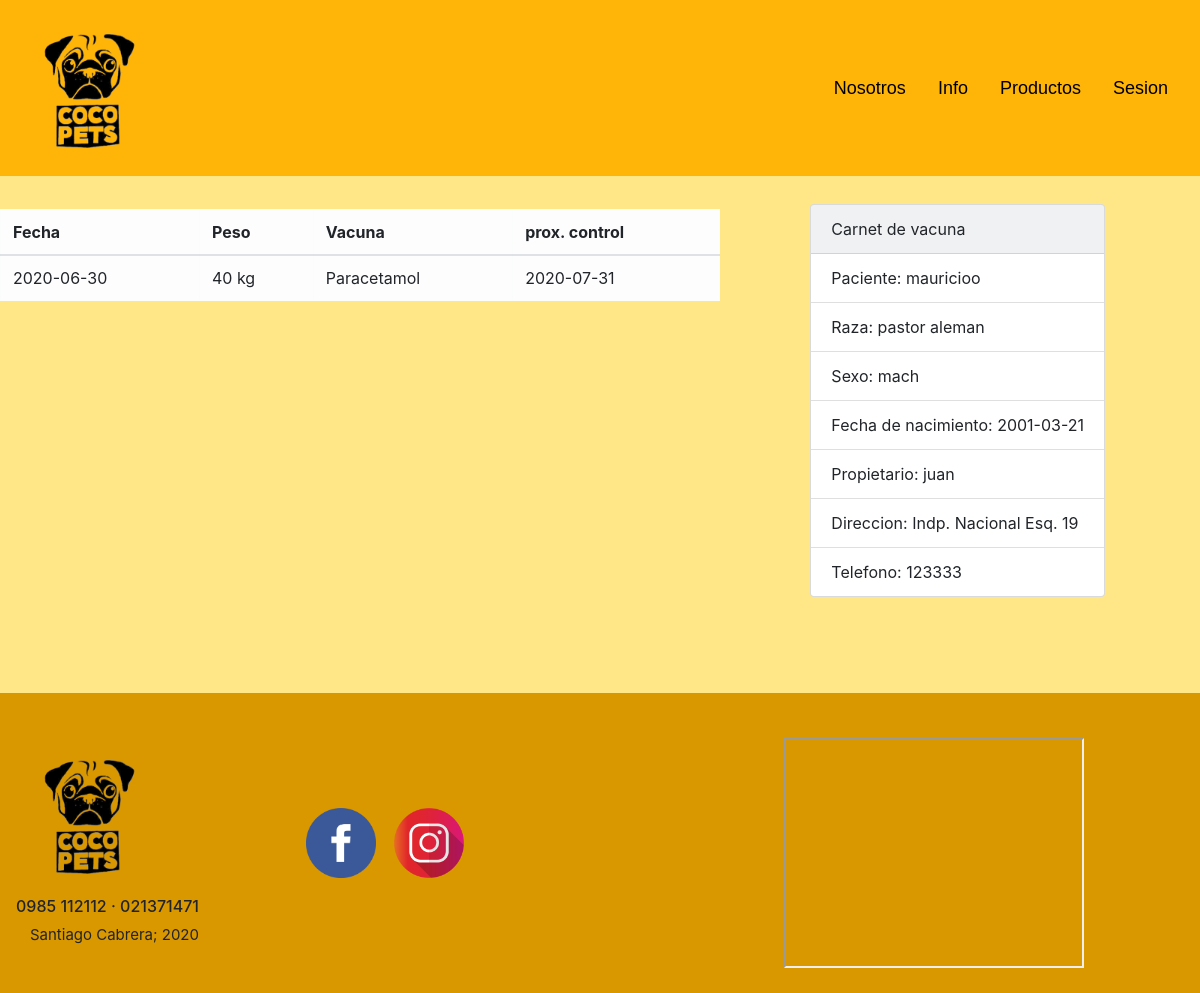
Screenshot of /usuario/iniciousuario.php with the database file from the repository.
### tables this page shows
CREATE TABLE `vacunacion` (
  `codigo` int(11) NOT NULL,
  `fecha` date NOT NULL,
  `peso` varchar(50) NOT NULL,
  `vacuna` varchar(300) NOT NULL,
  `proxcontrol` date NOT NULL,
  `mascotacodigo` int(11) DEFAULT NULL
);

CREATE TABLE `mascota` (
  `codigomascota` int(11) NOT NULL,
  `nombre` varchar(30) NOT NULL,
  `raza` varchar(30) NOT NULL,
  `sexo` varchar(30) NOT NULL,
  `fechanacimiento` date NOT NULL,
  `clientecodigo` int(11) DEFAULT NULL
);

CREATE TABLE `cliente` (
  `codigocliente` int(11) NOT NULL,
  `propietario` varchar(30) NOT NULL,
  `direccion` varchar(50) NOT NULL,
  `telefono` varchar(50) NOT NULL,
  `contrasenac` varchar(100) NOT NULL,
  `usuarioc` varchar(100) NOT NULL
);

### usuario/iniciousuario.php (the view, shortened to what this page needs)
<html lang="en">
<head>
  <link rel="stylesheet" href="https://stackpath.bootstrapcdn.com/bootstrap/4.4.1/css/bootstrap.min.css"
>
  <link rel="stylesheet" href="../estilo/css/headerFooter.css">
  <link rel="stylesheet" href="../estilo/css/producto.css">
</head>
    <?php include '../include/headerusu.php'; ?>
    <?php include '../include/conexion.php';?>
  <body style="background-color: #FFE787;">
    <?php
    $resultado= $bd->query("select * from vacunacion, cliente, mascota ");
        if(mysqli_num_rows($resultado)){
            $row = mysqli_fetch_array($resultado);
            $fecha = $row['fecha'];
            $peso = $row['peso'];
            $vacuna = $row['vacuna'];
            $proxcontrol = $row['proxcontrol'];
            $nombre = $row['nombre'];
            $raza = $row['raza'];
            $sexo = $row['sexo'];
            $fechanacimiento = $row['fechanacimiento'];
            $propietario = $row['propietario'];
            $direccion = $row['direccion'];
            $telefono = $row['telefono'];
        }
    ?>
  </body>
  <table class="table table-bordered position-relative " style="width: 60%; top:33px;">
  <thead>
    <tr class="table-light">
      <th scope="col">Fecha</th>
      <th scope="col">Peso</th>
      <th scope="col">Vacuna</th>
      <th scope="col">prox. control</th>
    </tr>
  </thead>
  <tbody>
    <tr class="table-light">
      <td ><?= $fecha ?></td>
      <td ><?= $peso  ?></td>
      <td ><?= $vacuna ?></td>
      <td ><?= $proxcontrol?></td>
    </tr>
  </tbody>
</table>
<div class="card bg-light mb-3 position-relative float-right" style="max-width: 20rem; right:95px; bottom:80px;">
  <div class="card-header">Carnet de vacuna</div>
  <ul class="list-group list-group-flush">
  <li class="list-group-item">Paciente:  <?=$nombre?> </li>
  <li class="list-group-item">Raza: <?=$raza?></li>
  <li class="list-group-item">Sexo: <?=$sexo?></li>
  <li class="list-group-item">Fecha de nacimiento: <?=$fechanacimiento?></li>
  <li class="list-group-item">Propietario: <?=$propietario?></li>
  <li class="list-group-item">Direccion: <?=$direccion?></li>
  <li class="list-group-item">Telefono: <?=$telefono?></li>
</ul>
</div>
  <?php include '../include/footer.php'; ?>
</html>

### estilo/css/headerFooter.css (style rules this page uses)
body { background-color: rgb(248, 241, 214); margin-top: 170px; }

### estilo/css/producto.css (style rules this page uses)
html,body { background-color: #FFE787; margin:0px; height:100%; }
* { padding:0; }

### rows the page displays
vacunacion: fecha "2020-06-30", peso "40 kg", vacuna "Paracetamol", proxcontrol "2020-07-31"
mascota: nombre "mauricioo", raza "pastor aleman", sexo "mach", fechanacimiento "2001-03-21"
cliente: propietario "juan", direccion "Indp. Nacional Esq. 19", telefono "123333"
